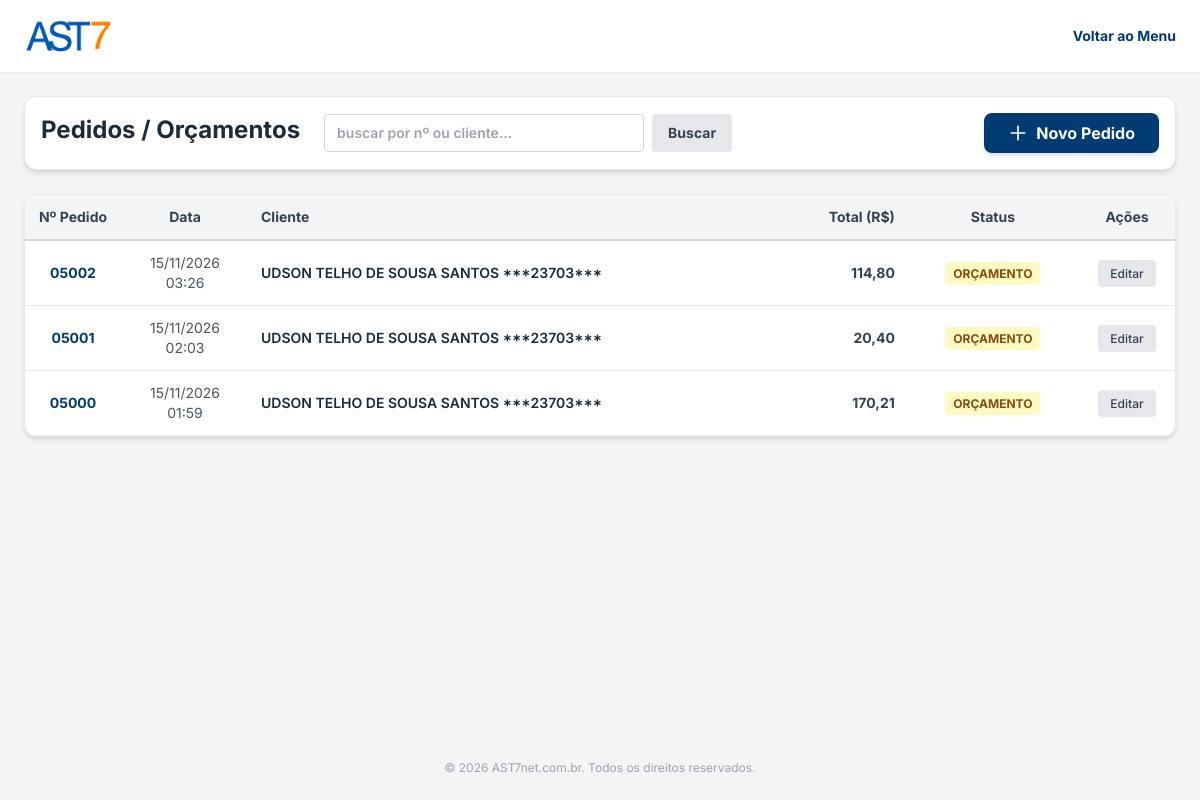
Page /pedidos.php (signed in) on the earlier database version.
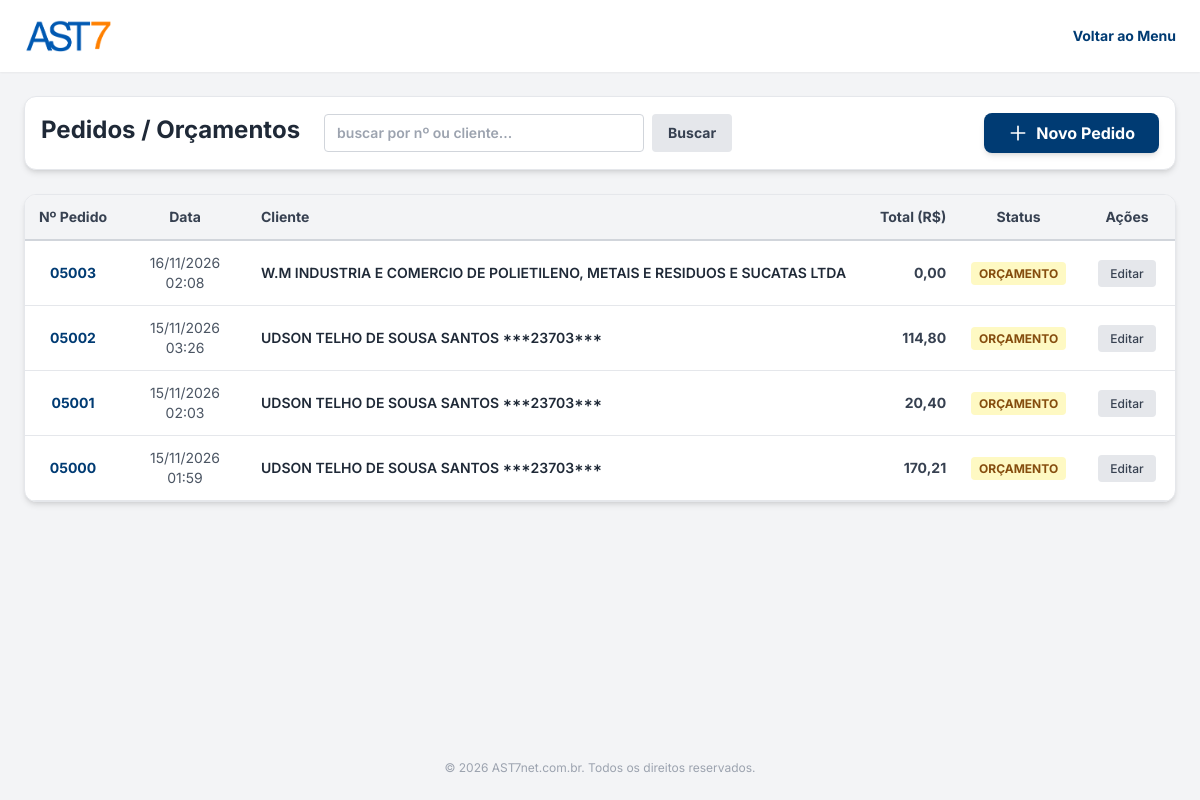
Same page on the later database version.
### tables this page shows
CREATE TABLE pedidos (
                id INTEGER PRIMARY KEY AUTOINCREMENT,
                numero_pedido INTEGER,
                data_pedido DATETIME DEFAULT CURRENT_TIMESTAMP,
                vendedor_id INTEGER,
                cliente_id INTEGER,
                cliente_att TEXT,
                fornecedor_id INTEGER,
                cif_id INTEGER,
                endereco_cobranca TEXT,
                endereco_entrega TEXT,
                faturamento TEXT,
                condicao_avista TEXT,
                condicao_faturado TEXT,
                is_fob_fornecedor INTEGER DEFAULT 0,
                fob_fornecedor_texto TEXT,
                observacao TEXT,
                total_sem_imposto REAL DEFAULT 0.00,
                total_com_imposto REAL DEFAULT 0.00,
                total_ipi REAL DEFAULT 0.00,
                total_icms REAL DEFAULT 0.00,
                qtd_itens REAL DEFAULT 0.00,
                status TEXT DEFAULT 'orcamento',
                created_at DATETIME DEFAULT CURRENT_TIMESTAMP
            );

CREATE TABLE clientes (
                id INTEGER PRIMARY KEY AUTOINCREMENT,
                razao_social TEXT NOT NULL,
                cpf TEXT,
                cnpj TEXT,
                insc_estadual TEXT,
                endereco TEXT,
                numero TEXT,
                complemento TEXT,
                bairro TEXT,
                cidade TEXT,
                uf TEXT,
                cep TEXT,
                contato_nome TEXT,
                contato_celular TEXT,
                contato_departamento TEXT,
                telefone TEXT,
                celular TEXT,
                whatsapp TEXT,
                email TEXT,
                email_danfe TEXT,
                is_fornecedor INTEGER DEFAULT 0,
                cobranca_endereco TEXT,
                cobranca_numero TEXT,
                cobranca_complemento TEXT,
                cobranca_bairro TEXT,
                cobranca_cidade TEXT,
                cobranca_uf TEXT,
                cobranca_cep TEXT,
                entrega_endereco TEXT,
                entrega_numero TEXT,
                entrega_complemento TEXT,
                entrega_bairro TEXT,
                entrega_cidade TEXT,
                entrega_uf TEXT,
                entrega_cep TEXT,
                observacao TEXT,
                material_comercializado TEXT,
                ativo INTEGER DEFAULT 1,
                created_at DATETIME DEFAULT CURRENT_TIMESTAMP
            );

### pedidos.php (the view, shortened to what the changed rows need)
<?php
$pdo = Database::getInstance();
$pagina_atual = isset($_GET['page']) && is_numeric($_GET['page']) ? (int)$_GET['page'] : 1;
$limite = 5;
$offset = ($pagina_atual - 1) * $limite;
$data_limite = date('Y-m-d H:i:s', strtotime('-2 months'));
$sql_where = " WHERE p.data_pedido >= ? ";
$params = [$data_limite];
$sql = "SELECT p.*, c.razao_social as cliente_nome
        FROM pedidos p
        LEFT JOIN clientes c ON p.cliente_id = c.id "
        . $sql_where .
        " ORDER BY p.data_pedido DESC LIMIT $limite OFFSET $offset";
$stmt = $pdo->prepare($sql);
$stmt->execute($params);
$pedidos = $stmt->fetchAll();
?>
<!DOCTYPE html>
<html lang="pt-BR">
<head>
    <script src="https://cdn.tailwindcss.com"></script>
</head>
<body class="bg-bg-main min-h-screen flex flex-col font-sans text-text-main text-base">
    <main class="flex-grow p-4 md:p-6 max-w-7xl mx-auto w-full">
        <div class="bg-white p-4 rounded-xl shadow-md border border-gray-200 mb-6 flex flex-col md:flex-row justify-between items-center gap-4">
            <div class="flex gap-2 w-full md:w-auto">
                <h1 class="text-2xl font-bold text-gray-800 hidden md:block mr-4">Pedidos / Orçamentos</h1>
            </div>
        </div>
        <div class="bg-white rounded-xl shadow-md border border-gray-200 overflow-hidden">
            <div class="overflow-x-auto">
                <table class="w-full text-left border-collapse text-sm">
                    <thead>
                        <tr class="border-b-2 border-gray-300 text-gray-700 bg-gray-100">
                            <th class="py-3 px-3 font-bold text-center w-24">Nº Pedido</th>
                            <th class="py-3 px-3 font-bold text-center w-32">Data</th>
                            <th class="py-3 px-3 font-bold">Cliente</th>
                            <th class="py-3 px-3 font-bold text-right">Total (R$)</th>
                            <th class="py-3 px-3 font-bold text-center">Status</th>
                            <th class="py-3 px-3 font-bold text-center w-24">Ações</th>
                        </tr>
                    </thead>
                    <tbody>
                        <?php foreach($pedidos as $p): ?>
                        <tr class="border-b border-gray-200 hover:bg-blue-50 transition-colors">
                            <td class="py-3 px-3 text-center font-bold text-brand-blue">
                                <?= str_pad($p['numero_pedido'], 5, '0', STR_PAD_LEFT) ?>
                            </td>
                            <td class="py-3 px-3 text-center text-gray-600">
                                <?= date('d/m/Y H:i', strtotime($p['data_pedido'])) ?>
                            </td>
                            <td class="py-3 px-3 font-semibold text-gray-800">
                                <?= htmlspecialchars($p['cliente_nome'] ?? 'Cliente não encontrado') ?>
                            </td>
                            <td class="py-3 px-3 text-right font-bold text-gray-700">
                                <?= number_format($p['total_com_imposto'], 2, ',', '.') ?>
                            </td>
                            <td class="py-3 px-3 text-center">
                                <?php if($p['status'] == 'orcamento'): ?>
                                    <span class="bg-yellow-100 text-yellow-800 px-2 py-1 rounded text-xs font-bold uppercase">Orçamento</span>
                                <?php elseif($p['status'] == 'pedido'): ?>
                                    <span class="bg-green-100 text-green-800 px-2 py-1 rounded text-xs font-bold uppercase">Pedido</span>
                                <?php else: ?>
                                    <span class="bg-red-100 text-red-800 px-2 py-1 rounded text-xs font-bold uppercase">Cancelado</span>
                                <?php endif; ?>
                            </td>
                            <td class="py-3 px-3 text-center">
                                <a href="novo_pedido.php?id=<?= $p['id'] ?>" class="bg-gray-200 text-gray-700 hover:bg-gray-300 px-3 py-1.5 rounded transition-colors text-xs font-medium" title="Editar Pedido">Editar</a>
                            </td>
                        </tr>
                        <?php endforeach; ?>
                    </tbody>
                </table>
            </div>
        </div>
    </main>
</body>
</html>

Differences in the rows shown:
added pedidos: numero_pedido "05003", data_pedido "16/11/2026 02:08", cliente.razao_social "W.M INDUSTRIA E COMERCIO DE POLIETILENO, METAIS E RESIDUOS E SUCATAS LTDA", total_com_imposto "0,00", status "ORÇAMENTO"
